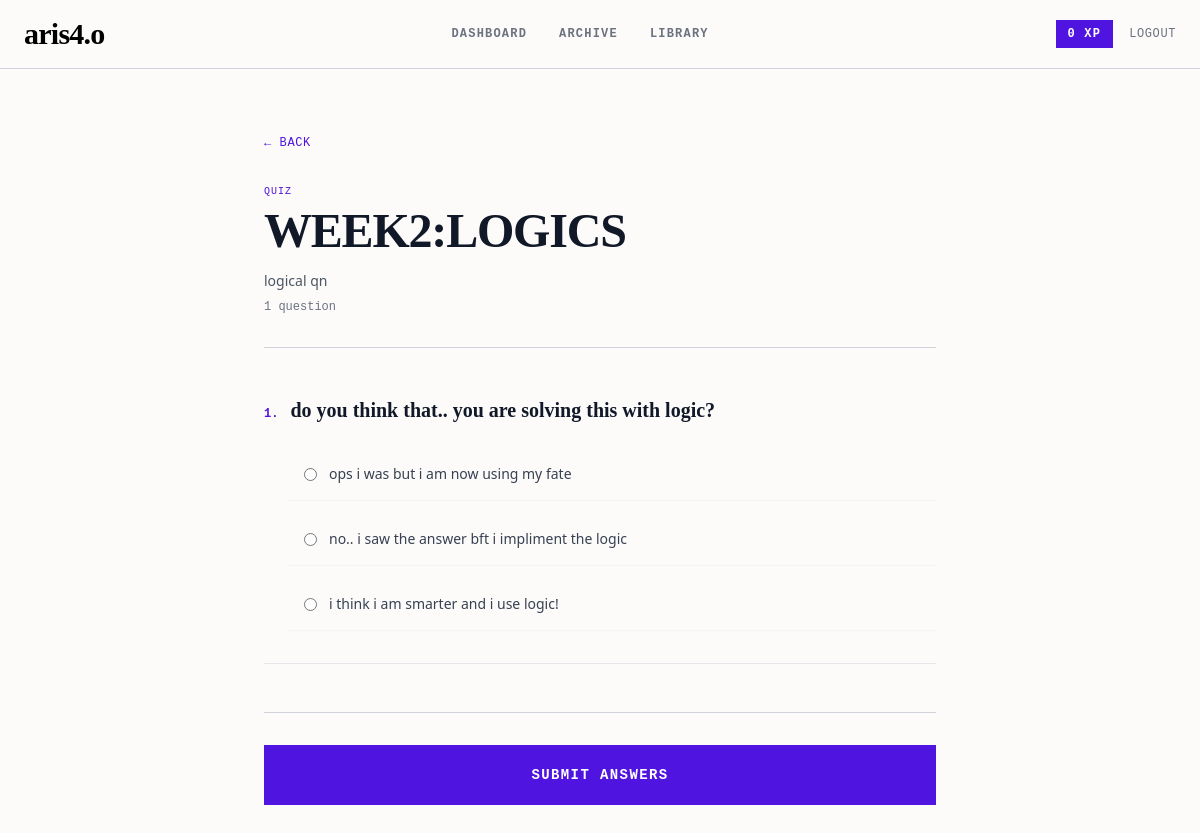
The page /quiz/3/take/ (signed in) on the database its author committed.
### accounts/models.py (models this page shows, shortened)
class User(AbstractUser):
    ROLE_CHOICES=[
        ('student', 'student'),
        ('instructor', 'instructor'),
        ('admin', 'admin'),
        ]
    role = models.CharField(max_length=20, choices=ROLE_CHOICES)
    is_approved = models.BooleanField(default=False)
    xp = models.IntegerField(default=0)

class Quiz(models.Model):
    title = models.CharField(max_length=255)
    description = models.TextField(blank=True, null=True)
    creator = models.ForeignKey(User, on_delete=models.CASCADE, limit_choices_to={'role': 'instructor'}, related_name='created_quizzes')
    academic_class = models.ForeignKey(AcademicClass, on_delete=models.CASCADE, related_name='quizzes', null=True, blank=True)
    module = models.ForeignKey(Module, on_delete=models.CASCADE, related_name='quizzes', null=True, blank=True)
    created_at = models.DateTimeField(auto_now_add=True)

class Question(models.Model):
    quiz = models.ForeignKey(Quiz, on_delete=models.CASCADE, related_name='questions')
    text = models.TextField()
    order = models.IntegerField(default=0)
    class Meta:
        ordering = ['order']

class Choice(models.Model):
    question = models.ForeignKey(Question, on_delete=models.CASCADE, related_name='choices')
    text = models.CharField(max_length=255)
    is_correct = models.BooleanField(default=False)
    order = models.IntegerField(default=0)
    class Meta:
        ordering = ['order']

### accounts/views.py (the view, shortened to what this page needs)
# urls.py: path('quiz/<int:quiz_id>/take/', views.student_take_quiz_view, name='student_take_quiz'),
@login_required
def student_take_quiz_view(request, quiz_id):
    if request.user.role != 'student':
        return redirect('home')
    quiz = get_object_or_404(Quiz, id=quiz_id)
    existing = StudentQuizSubmission.objects.filter(student=request.user, quiz=quiz).first()
    if existing:
        return redirect('student_quiz_result', quiz_id=quiz_id)
    questions = list(quiz.questions.prefetch_related('choices').all())
    for q in questions:
        q.shuffled_choices = list(q.choices.all())
        random.shuffle(q.shuffled_choices)
    return render(request, 'student_take_quiz.html', {'quiz': quiz, 'questions': questions})

### accounts/templates/student_take_quiz.html (shortened to what this page needs)
{% extends 'base.html' %}
{% block content %}
<main class="max-w-[800px] mx-auto px-5 md:px-16 py-12 pb-32">
  <div class="mb-8">
    <a href="javascript:history.back()" class="font-mono text-xs text-[#4f14e0] hover:underline uppercase tracking-wider">
      &larr; BACK
    </a>
  </div>
  <header class="mb-12 pb-8 border-b border-gray-300">
    <span class="font-mono text-[10px] text-[#4f14e0] uppercase tracking-widest block mb-2">QUIZ</span>
    <h1 class="font-serif text-4xl md:text-5xl mb-4 font-black tracking-tight leading-none text-gray-900 uppercase">
      {{ quiz.title }}
    </h1>
    {% if quiz.description %}
    <p class="text-sm text-gray-600">{{ quiz.description }}</p>
    {% endif %}
    <p class="font-mono text-xs text-gray-500 mt-2">{{ questions|length }} question{{ questions|length|pluralize }}</p>
  </header>
  <form method="POST">
    <div class="space-y-10">
      {% for question in questions %}
      <div class="pb-8 border-b border-gray-200">
        <div class="flex items-baseline gap-3 mb-6">
          <span class="font-mono text-xs text-[#4f14e0] font-bold">{{ forloop.counter }}.</span>
          <p class="font-serif text-xl font-bold text-gray-900">{{ question.text }}</p>
        </div>
        <div class="space-y-3 pl-6">
          {% for choice in question.shuffled_choices %}
          <label class="flex items-start gap-3 p-4 border-b border-gray-100 hover:bg-gray-50 transition-colors cursor-pointer">
            <input type="radio" name="question_{{ question.id }}" value="{{ choice.id }}" required class="mt-1 shrink-0">
            <span class="text-sm text-gray-700">{{ choice.text }}</span>
          </label>
          {% endfor %}
        </div>
      </div>
      {% endfor %}
    </div>
    <div class="mt-12 pt-8 border-t border-gray-300">
      <button type="submit" class="w-full bg-[#4f14e0] text-white py-5 font-mono text-sm font-bold uppercase tracking-widest hover:bg-gray-900 transition-colors">
        SUBMIT ANSWERS
      </button>
    </div>
  </form>
</main>
{% endblock %}

### accounts/templates/base.html (shortened to what this page needs)
{% load static %}
<!DOCTYPE html>
<html lang="en">
<head>
    <script src="https://cdn.tailwindcss.com"></script>
</head>
<body class="bg-[#fcfbfa] min-h-screen flex flex-col pt-16 md:pt-20">
{% if request.resolver_match.url_name != 'login' and request.resolver_match.url_name != 'register' and request.resolver_match.url_name != 'home' and request.resolver_match.url_name != 'password_reset' and request.resolver_match.url_name != 'password_reset_done' and request.resolver_match.url_name != 'password_reset_confirm' and request.resolver_match.url_name != 'password_reset_complete' %}
<nav class="w-full bg-[#fcfbfa] border-b border-gray-300 px-6 py-4 fixed top-0 left-0 right-0 z-50">
  <div class="max-w-7xl mx-auto flex items-center justify-between">
    <a href="{% url 'home' %}" class="font-serif text-3xl font-black tracking-tight text-black select-none">aris4.o</a>
    <div class="hidden md:flex items-center gap-8 font-mono text-xs font-bold uppercase tracking-widest">
      {% if user.is_authenticated %}
        {% if user.role == 'admin' or user.is_superuser %}
          <a href="{% url 'admin_dashboard' %}" class="text-gray-500 hover:text-[#4f14e0] transition-colors">Dashboard</a>
        {% endif %}
      {% else %}
        <a href="{% url 'login' %}" class="text-gray-500 hover:text-[#4f14e0] transition-colors">Dashboard</a>
      {% endif %}
      <a href="{% url 'archive_index' %}" class="text-gray-500 hover:text-[#4f14e0] transition-colors">Archive</a>
      <a href="{% url 'library' %}" class="text-gray-500 hover:text-[#4f14e0] transition-colors">Library</a>
    </div>
    <div class="flex items-center gap-4">
      {% if user.is_authenticated and user.role == 'student' %}
      <div class="bg-[#4f14e0] text-white font-mono text-xs font-bold tracking-widest px-3 py-1.5 uppercase select-none">
        {{ user.xp }} xp
      </div>
      {% endif %}
      {% if user.is_authenticated %}
      <a href="{% url 'logout' %}" class="hidden md:inline font-mono text-xs text-gray-500 hover:text-red-600 uppercase tracking-wider transition-colors">Logout</a>
      {% endif %}
    </div>
  </div>
</nav>
{% endif %}
<main class="flex-grow">
    {% block content %}
    {% endblock %}
</main>
</body>
</html>

### rows shown on the page
User: xp "0"
Quiz: title "WEEK2:LOGICS", description "logical qn"
Question: text "do you think that.. you are solving this with logic?"
Choice: text "ops i was but i am now using my fate"
Choice: text "no.. i saw the answer bft i impliment the logic"
Choice: text "i think i am smarter and i use logic!"

### other values the page prints
{{ questions|length }} "1"
